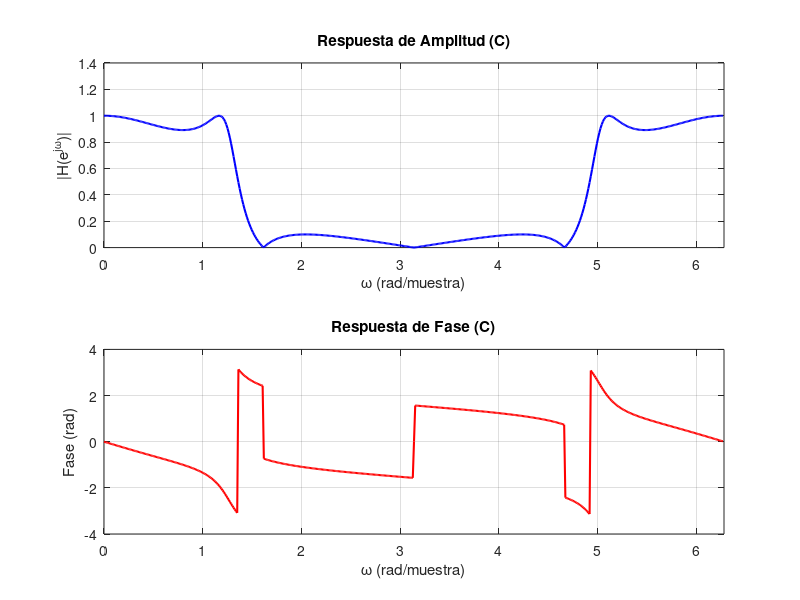
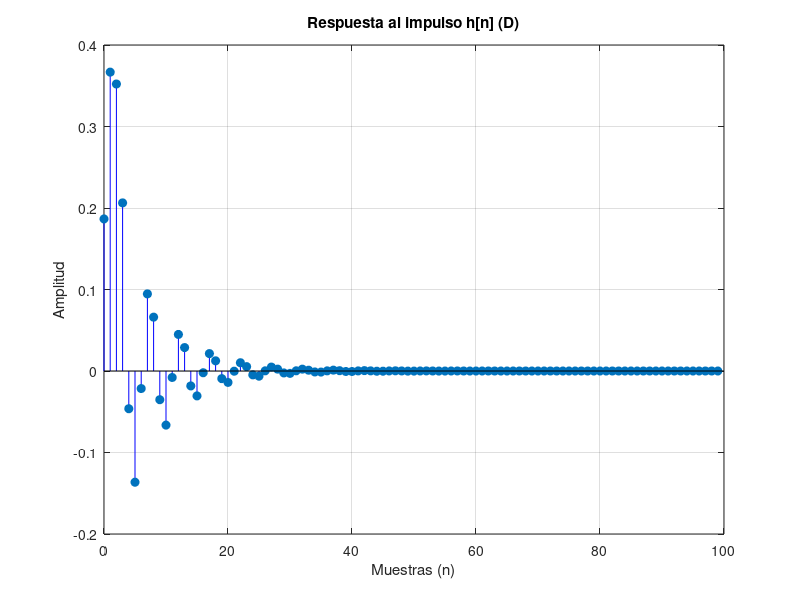

These figures' MATLAB source, in order:
% PUNTO 1 G3

clear
clc

% 1) Defino las variables como VECTORES FILA (separados por comas o espacios)
a = [1, -0.8741, 0.9217, -0.2672];
b = [0.1866, 0.2036, 0.2036, 0.1866];

%% a) Espacio de Estados y Fracciones Simples
disp('--- Inciso A ---');
[A,B,C,D] = tf2ss(b,a)
[ro,po,ko] = residuez(b,a)

%% b) Polos y Ceros
disp('--- Inciso B ---');
[z,p,k] = tf2zp(b,a)

%% c) Respuesta en Frecuencia
N = 512;
[H, w] = freqz(b, a, N, 'whole'); 

figure;
subplot(2,1,1)
    plot(w, abs(H), 'LineWidth', 1.5, 'Color', 'b');
    title('Respuesta de Amplitud (C)');
    xlabel('\omega (rad/muestra)'); ylabel('|H(e^{j\omega})|');
    xlim([0 2*pi]); grid on;

subplot(2,1,2)
    plot(w, angle(H), 'LineWidth', 1.5, 'Color', 'r');
    title('Respuesta de Fase (C)');
    xlabel('\omega (rad/muestra)'); ylabel('Fase (rad)');
    xlim([0 2*pi]); grid on;
    
%% D)
disp('--- Inciso D ---');
n = 0:99;               % Los primeros 100 valores
impulso = (n == 0);     % Delta de Kronecker: vale 1 solo en n=0
h_filter = filter(b, a, impulso);

figure;
stem(n, h_filter, 'filled', 'Color', 'b');
title('Respuesta al impulso h[n] (D)');
xlabel('Muestras (n)'); ylabel('Amplitud'); grid on;
